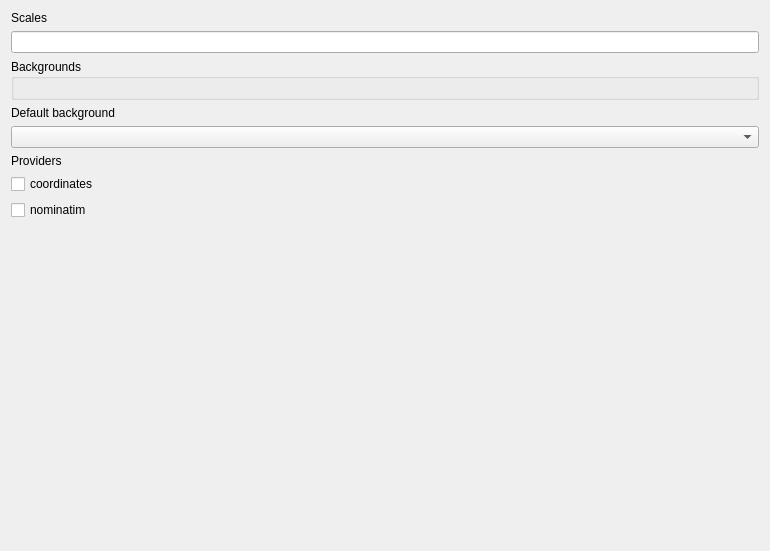
<?xml version="1.0" encoding="UTF-8"?>
<ui version="4.0">
 <class>Form</class>
 <widget class="QWidget" name="Form">
  <property name="geometry">
   <rect>
    <x>0</x>
    <y>0</y>
    <width>770</width>
    <height>551</height>
   </rect>
  </property>
  <property name="windowTitle">
   <string>Form</string>
  </property>
  <layout class="QGridLayout" name="gridLayout_2">
   <item row="0" column="0">
    <layout class="QGridLayout" name="gridLayout">
     <item row="0" column="0">
      <widget class="QLabel" name="scalesLabel">
       <property name="text">
        <string>Scales</string>
       </property>
      </widget>
     </item>
     <item row="1" column="0">
      <widget class="QLineEdit" name="scaleLineEdit">
       <property name="text">
        <string/>
       </property>
       <property name="placeholderText">
        <string/>
       </property>
      </widget>
     </item>
     <item row="2" column="0">
      <widget class="QGroupBox" name="backgroundGroupBox">
       <property name="layoutDirection">
        <enum>Qt::LeftToRight</enum>
       </property>
       <property name="title">
        <string>Backgrounds</string>
       </property>
       <layout class="QVBoxLayout" name="backgroundLayout"/>
      </widget>
     </item>
     <item row="3" column="0">
      <widget class="QLabel" name="backgroundLabel">
       <property name="text">
        <string>Default background</string>
       </property>
      </widget>
     </item>
     <item row="4" column="0">
      <widget class="QComboBox" name="backgroundComboBox"/>
     </item>
     <item row="5" column="0">
      <widget class="QLabel" name="providersLabel">
       <property name="text">
        <string>Providers</string>
       </property>
      </widget>
     </item>
     <item row="6" column="0">
      <widget class="QCheckBox" name="coordinatesCheckBox">
       <property name="text">
        <string>coordinates</string>
       </property>
      </widget>
     </item>
     <item row="7" column="0">
      <widget class="QCheckBox" name="nominatimCheckBox">
       <property name="text">
        <string>nominatim</string>
       </property>
      </widget>
     </item>
     <item row="8" column="0">
      <spacer name="verticalSpacer">
       <property name="orientation">
        <enum>Qt::Vertical</enum>
       </property>
       <property name="sizeHint" stdset="0">
        <size>
         <width>20</width>
         <height>40</height>
        </size>
       </property>
      </spacer>
     </item>
    </layout>
   </item>
  </layout>
 </widget>
 <resources/>
 <connections/>
</ui>
